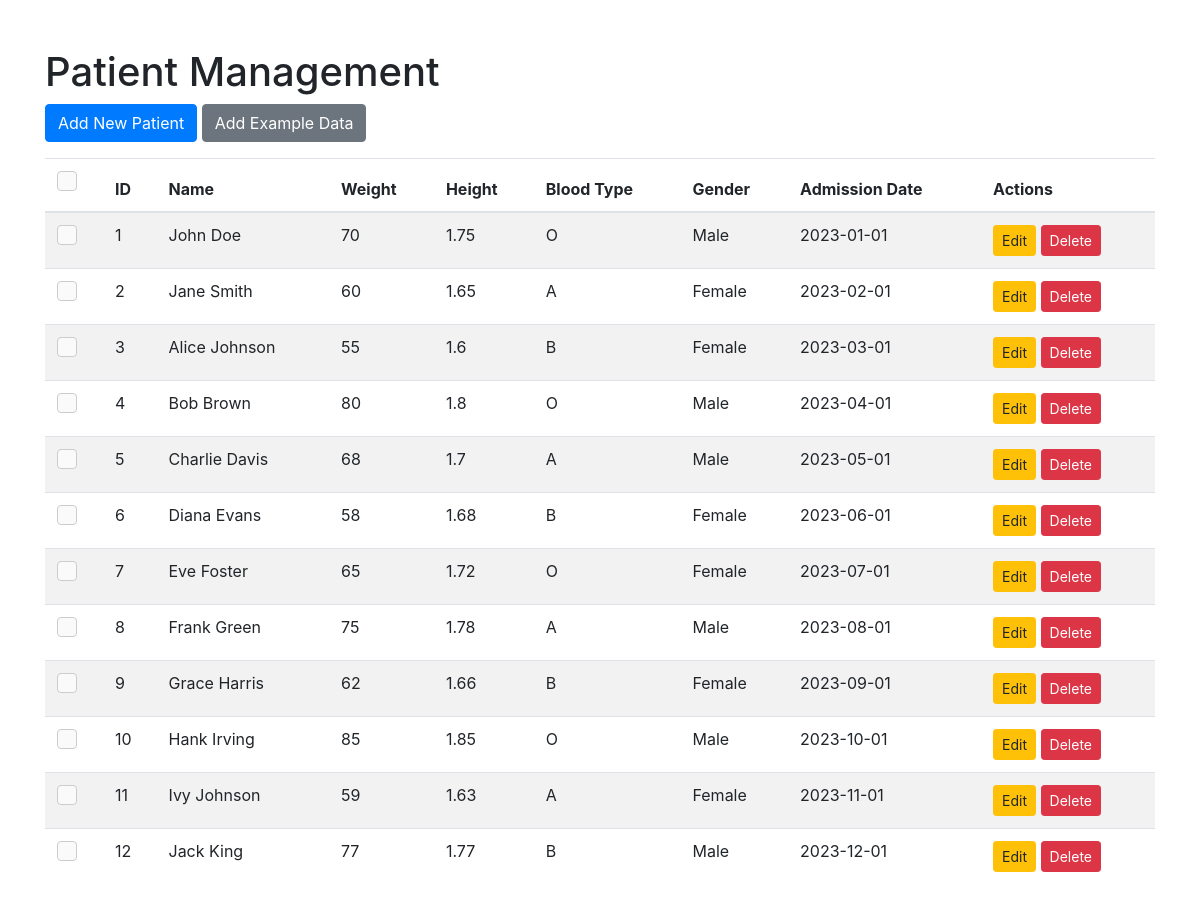
Before: / with the older database file.
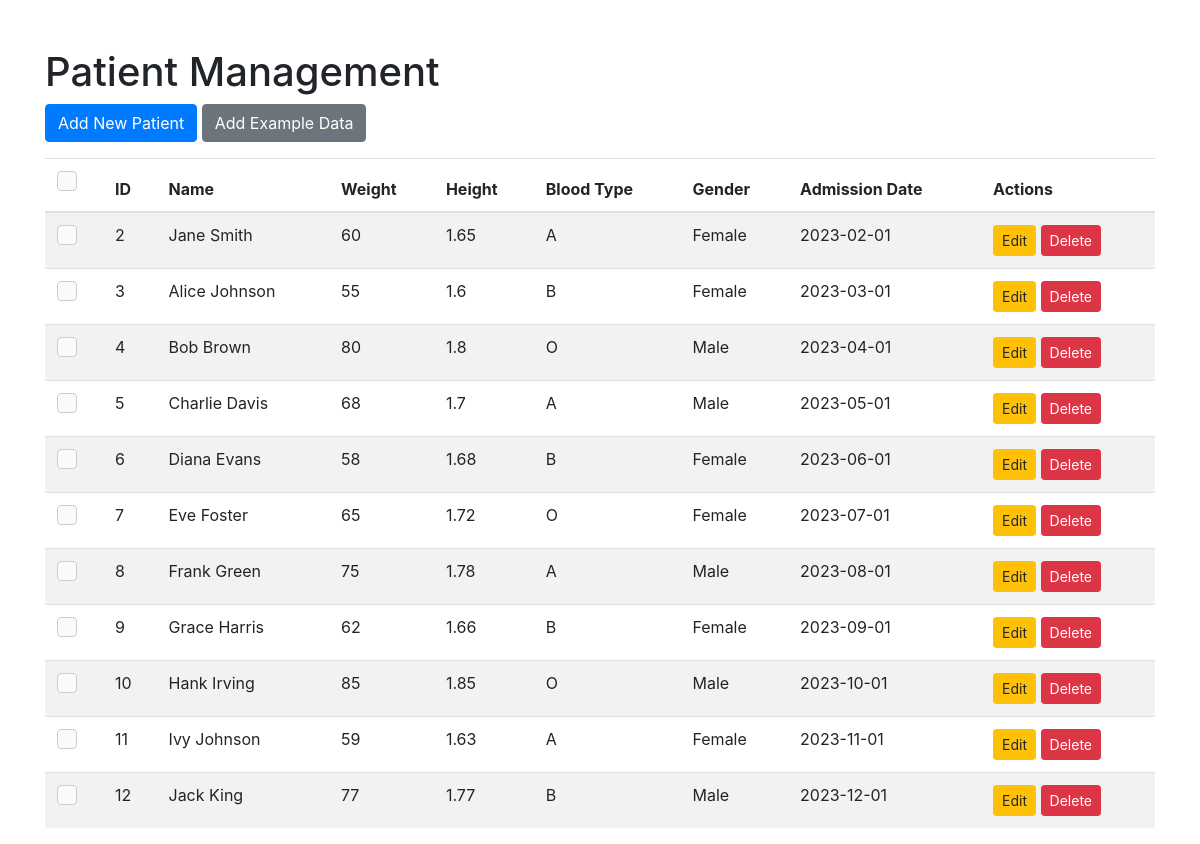
After: the same page with the newer database file.
### tables this page shows
CREATE TABLE patients (
            id INTEGER PRIMARY KEY AUTOINCREMENT,
            ten TEXT NOT NULL,
            can_nang INTEGER NOT NULL CHECK(can_nang BETWEEN 30 AND 90),
            chieu_cao REAL NOT NULL CHECK(chieu_cao BETWEEN 1.5 AND 1.9),
            nhom_mau TEXT CHECK(nhom_mau IN ('A', 'B', 'O')),
            gioi BOOLEAN NOT NULL,
            ngay_nhap_vien DATE NOT NULL
        );

### app.py (the view)
@app.route('/')
def index():
    conn = connect_db()
    cursor = conn.cursor()
    cursor.execute('SELECT * FROM patients ORDER BY id ASC')
    patients = cursor.fetchall()
    conn.close()
    return render_template('index.html', patients=patients)

### app.py (called while the page is built)
def connect_db():
    return sqlite3.connect('patients.db')

### templates/index.html (shortened to what this page needs)
<head>
    <link rel="stylesheet" href="https://stackpath.bootstrapcdn.com/bootstrap/4.5.2/css/bootstrap.min.css">
    <link rel="stylesheet" href="{{ url_for('static', filename='style.css') }}">
    <link rel="stylesheet" href="https://cdnjs.cloudflare.com/ajax/libs/font-awesome/5.15.3/css/all.min.css">
</head>
<body>
    <div class="container">
        <h1 class="mt-5">Patient Management</h1>
        <div class="mb-3">
            <a href="{{ url_for('add') }}" class="btn btn-primary">Add New Patient</a>
            <form action="{{ url_for('add_example_data') }}" method="post" style="display:inline;">
                <button type="submit" class="btn btn-secondary">Add Example Data</button>
            </form>
        </div>
        <table class="table table-striped">
            <thead>
                <tr>
                    <th class="no-select"><label class="custom-checkbox"><input type="checkbox" id="selectAll" title="Select All" onclick="toggleSelectAll()"><span class="checkmark"></span></label></th>
                    <th class="no-select">ID</th>
                    <th class="no-select" onclick="sortTable(2)">Name </th>
                    <th class="no-select" onclick="sortTable(3)">Weight </th>
                    <th class="no-select" onclick="sortTable(4)">Height </th>
                    <th class="no-select" onclick="sortTable(5)">Blood Type </th>
                    <th class="no-select" onclick="sortTable(6)">Gender </th>
                    <th class="no-select" onclick="sortTable(7)">Admission Date </th>
                    <th class="no-select">Actions</th>
                </tr>
            </thead>
            <tbody id="patientTable">
                {% for patient in patients %}
                <tr>
                    <td><label class="custom-checkbox"><input type="checkbox" class="selectPatient" title="Select Patient" value="{{ patient[0] }}" onclick="toggleDeleteButton()"><span class="checkmark"></span></label></td>
                    <td>{{ patient[0] }}</td>
                    <td>{{ patient[1] }}</td>
                    <td>{{ patient[2] }}</td>
                    <td>{{ patient[3] }}</td>
                    <td>{{ patient[4] }}</td>
                    <td>{{ 'Male' if patient[5] else 'Female' }}</td>
                    <td>{{ patient[6] }}</td>
                    <td>
                        <a href="{{ url_for('edit', id=patient[0]) }}" class="btn btn-warning btn-sm">Edit</a>
                        <form action="{{ url_for('delete', id=patient[0]) }}" method="post" style="display:inline;" onsubmit="return confirmDelete()">
                            <button type="submit" class="btn btn-danger btn-sm">Delete</button>
                        </form>
                    </td>
                </tr>
                {% endfor %}
            </tbody>
        </table>
    </div>
</body>
</html>

Changed rows visible on the page:
removed patients: id "1", ten "John Doe", can_nang "70", chieu_cao "1.75", nhom_mau "O", gioi "Male", ngay_nhap_vien "2023-01-01"
